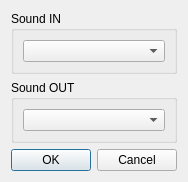
<?xml version="1.0" encoding="UTF-8"?>
<ui version="4.0">
 <class>Dialog</class>
 <widget class="QDialog" name="Dialog">
  <property name="geometry">
   <rect>
    <x>0</x>
    <y>0</y>
    <width>178</width>
    <height>178</height>
   </rect>
  </property>
  <property name="windowTitle">
   <string>Select Devices</string>
  </property>
  <layout class="QVBoxLayout" name="verticalLayout">
   <item>
    <widget class="QGroupBox" name="groupBox">
     <property name="title">
      <string>Sound IN</string>
     </property>
     <layout class="QGridLayout" name="gridLayout">
      <item row="0" column="0">
       <widget class="QComboBox" name="comboIN"/>
      </item>
     </layout>
    </widget>
   </item>
   <item>
    <widget class="QGroupBox" name="groupBox_2">
     <property name="title">
      <string>Sound OUT</string>
     </property>
     <layout class="QGridLayout" name="gridLayout_2">
      <item row="0" column="0">
       <widget class="QComboBox" name="comboOUT"/>
      </item>
     </layout>
    </widget>
   </item>
   <item>
    <widget class="QDialogButtonBox" name="buttonBox">
     <property name="orientation">
      <enum>Qt::Horizontal</enum>
     </property>
     <property name="standardButtons">
      <set>QDialogButtonBox::Cancel|QDialogButtonBox::Ok</set>
     </property>
    </widget>
   </item>
  </layout>
 </widget>
 <resources/>
 <connections>
  <connection>
   <sender>buttonBox</sender>
   <signal>accepted()</signal>
   <receiver>Dialog</receiver>
   <slot>accept()</slot>
   <hints>
    <hint type="sourcelabel">
     <x>248</x>
     <y>254</y>
    </hint>
    <hint type="destinationlabel">
     <x>157</x>
     <y>274</y>
    </hint>
   </hints>
  </connection>
  <connection>
   <sender>buttonBox</sender>
   <signal>rejected()</signal>
   <receiver>Dialog</receiver>
   <slot>reject()</slot>
   <hints>
    <hint type="sourcelabel">
     <x>316</x>
     <y>260</y>
    </hint>
    <hint type="destinationlabel">
     <x>286</x>
     <y>274</y>
    </hint>
   </hints>
  </connection>
 </connections>
</ui>
